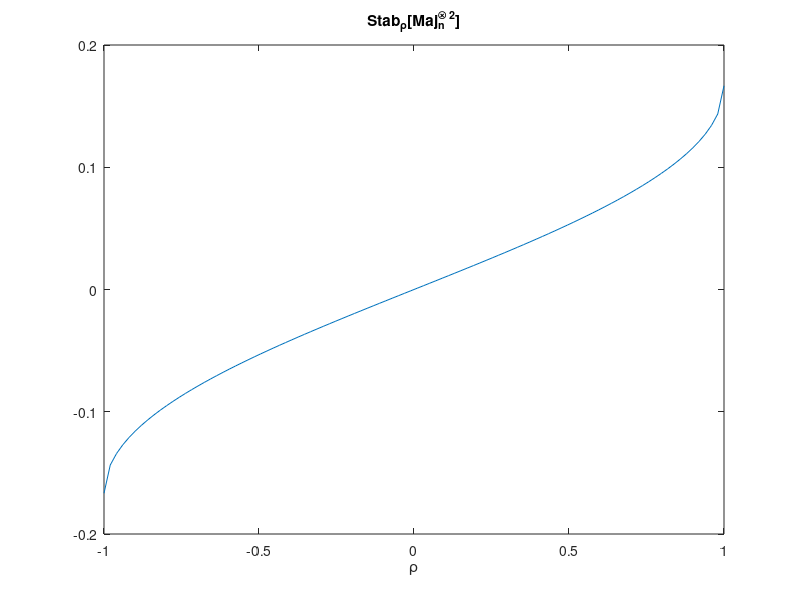
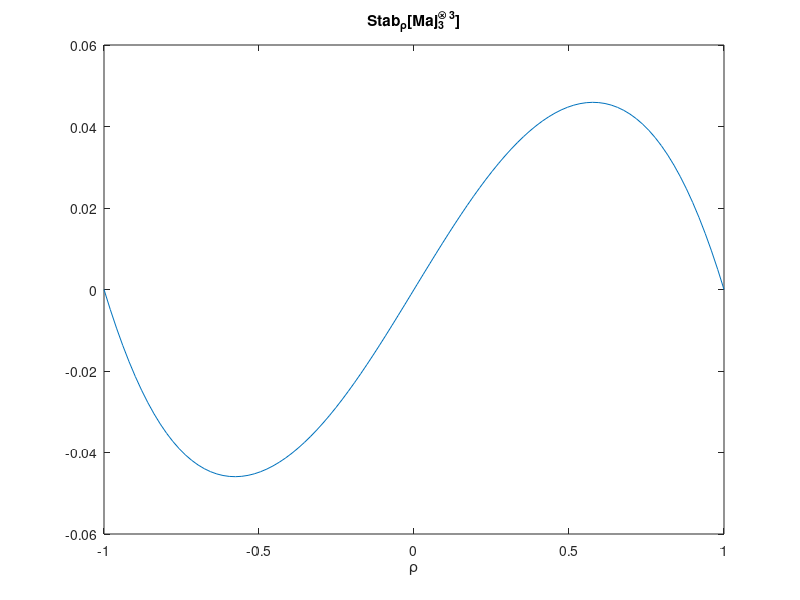

MATLAB code for these plots, in order:

n=100
y=zeros(1,n)
x = linspace(-1,1,100)
plot(x,1/pi*(asin(1/pi*asin(x))))
title('Stab_{\rho}[Maj_n^{\otimes 2}]')
xlabel('\rho')
figure()
f = @(y) 1/2*(y-y.^3)
plot(x,f(f(f(x))))
xlabel('\rho')
title('Stab_{\rho}[Maj_3^{\otimes 3}]')
